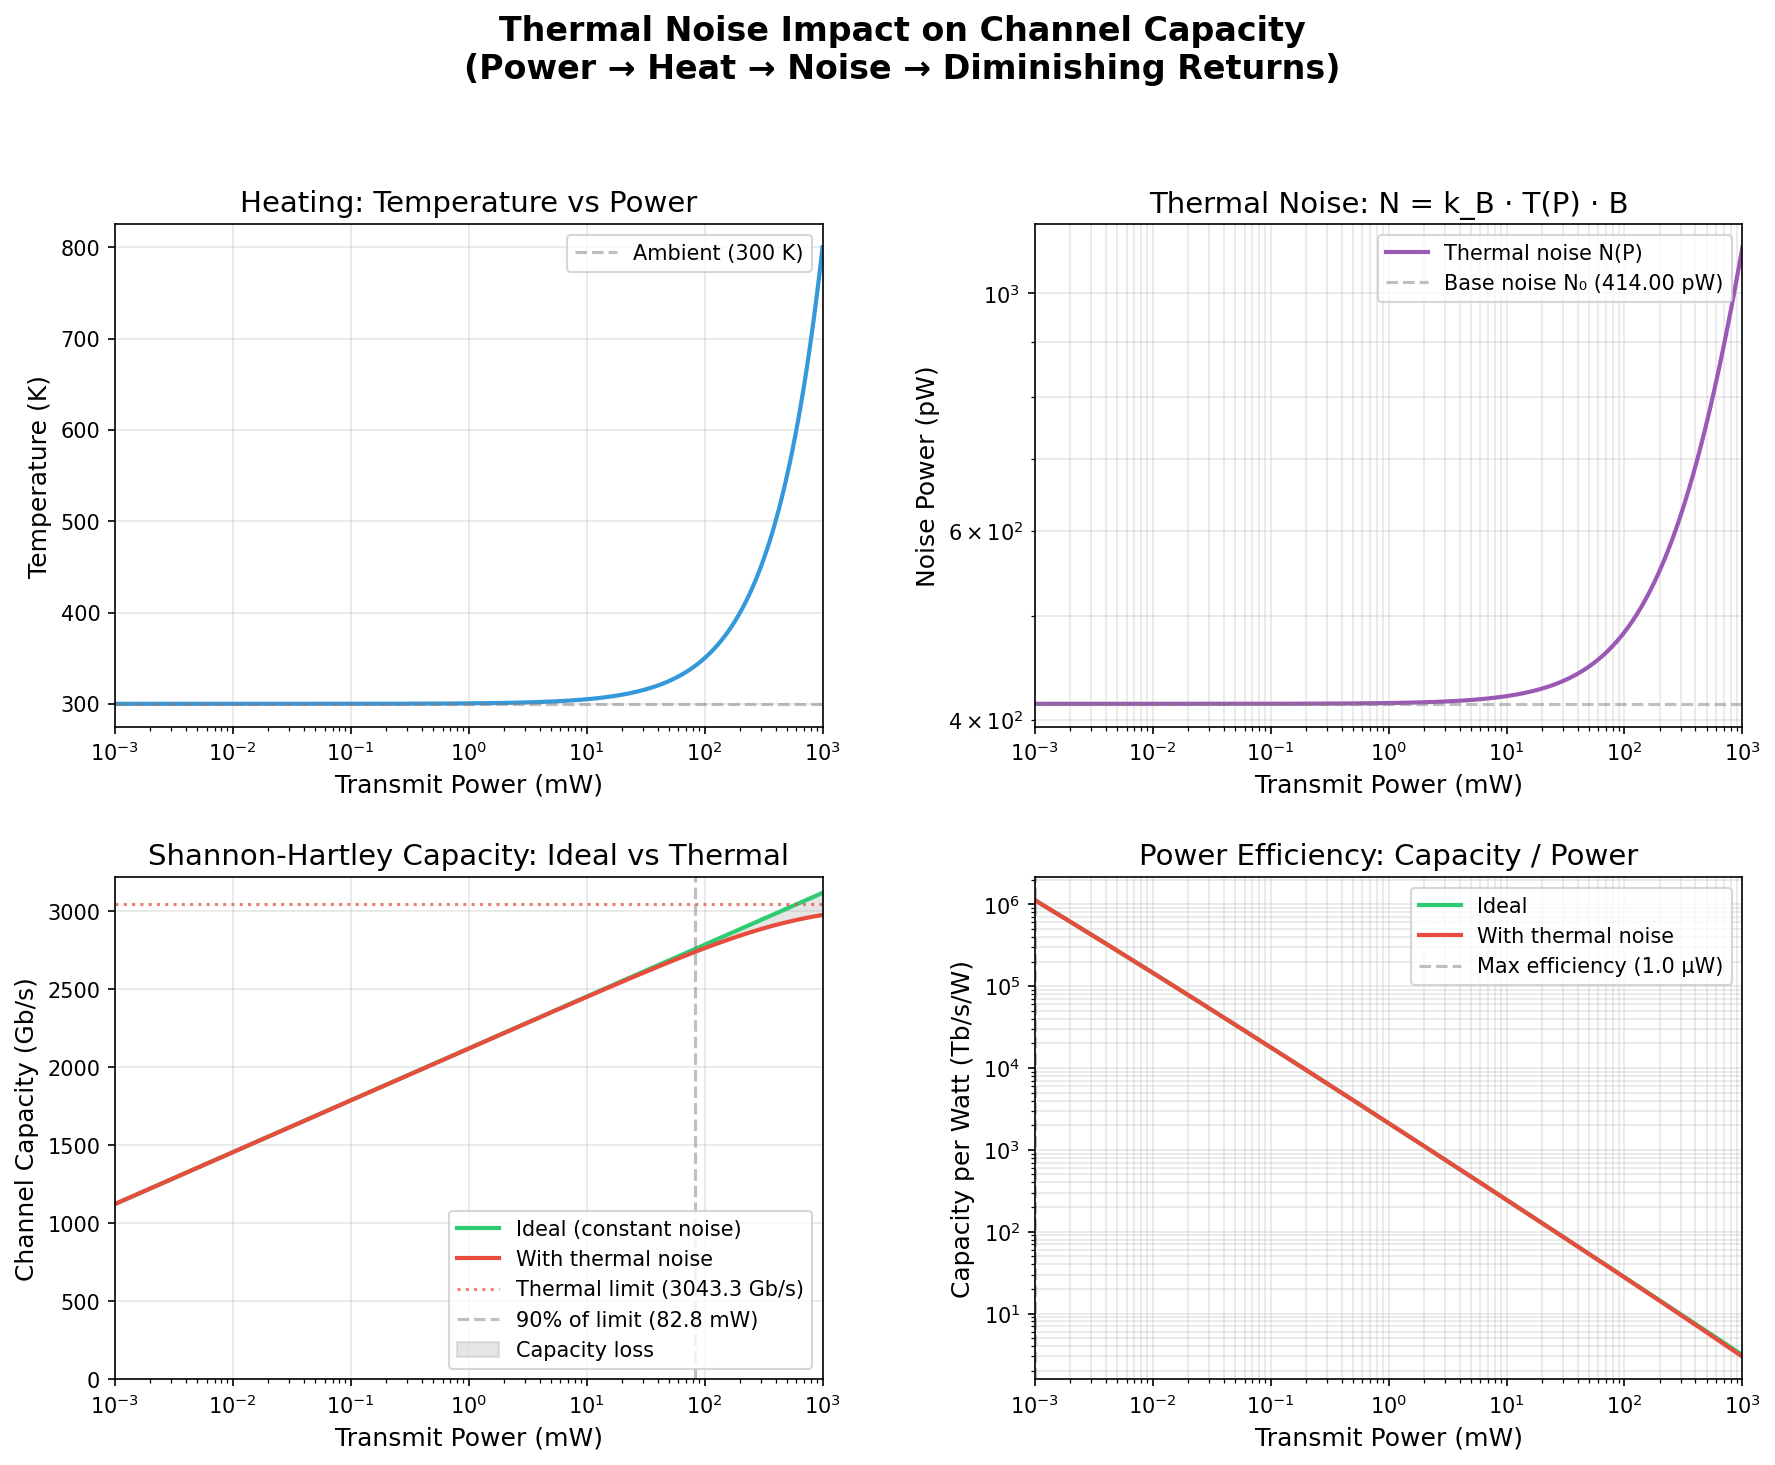

Write the Python code that produced this figure.
"""
Thermal Noise vs Power: Capacity Analysis
==========================================
Visualizes how increased transmit power leads to heating,
which increases thermal noise, creating diminishing returns
(and eventually capacity degradation) at high power levels.

Physics:
- Johnson-Nyquist noise: N = k_B * T * B
- Heating from absorption: T = T0 + η * P_absorbed
- P_absorbed = α * P_transmit (absorption coefficient)
- Combined: N(P) = k_B * (T0 + η*α*P) * B = N0 + β*P

Shannon-Hartley with power-dependent noise:
  C = B * log2(1 + P / N(P))
  C = B * log2(1 + P / (N0 + β*P))

At high P, this saturates to: C → B * log2(1 + 1/β)
"""

import numpy as np
import matplotlib.pyplot as plt
from matplotlib.gridspec import GridSpec

# -------------------------
# Physical constants
# -------------------------
k_B = 1.38e-23      # Boltzmann constant (J/K)
T0 = 300            # Ambient temperature (K)
B = 100e9           # Bandwidth (Hz) - 100 GHz for optical

# -------------------------
# Model parameters
# -------------------------
# Absorption: fraction of power converted to heat
alpha = 0.10        # 10% absorption (lossy waveguide or intentionally absorbing)

# Thermal resistance: K per Watt of absorbed power
# (how much temperature rises per watt of heat)
R_th = 5000         # K/W (poor heat sinking - small device, no substrate cooling)

# Derived: temperature coefficient
# T = T0 + R_th * alpha * P = T0 + eta * P
eta = R_th * alpha  # K/W of transmit power

# Base noise power
N0 = k_B * T0 * B   # Watts

# Thermal noise coefficient: β = k_B * η * B
beta = k_B * eta * B

print("=== Thermal Noise Model Parameters ===")
print(f"Ambient temperature: {T0} K")
print(f"Bandwidth: {B/1e9:.1f} GHz")
print(f"Absorption coefficient: {alpha*100:.1f}%")
print(f"Thermal resistance: {R_th} K/W")
print(f"Base noise power N0: {N0*1e12:.3f} pW")
print(f"Noise coefficient β: {beta:.3e} W/W")
print()

# -------------------------
# Power sweep
# -------------------------
P = np.logspace(-6, 0, 500)  # 1 µW to 1 W

# Temperature vs power
T = T0 + eta * P

# Noise power vs power (Johnson-Nyquist)
N = k_B * T * B  # = N0 + beta * P

# SNR
SNR = P / N

# Capacity: standard (constant noise)
C_standard = B * np.log2(1 + P / N0)

# Capacity: with thermal noise increase
C_thermal = B * np.log2(1 + P / N)

# Theoretical limit as P → ∞
C_limit = B * np.log2(1 + 1/beta) if beta > 0 else np.inf

# Find optimal power (where dC/dP ≈ 0 for thermal case)
# Derivative: dC/dP = B/ln(2) * d/dP[ln(1 + P/(N0+βP))]
# Setting to zero and solving... actually it's monotonic but saturates
# Let's find where we get 90% of the limit
idx_90 = np.argmin(np.abs(C_thermal - 0.9 * C_limit))
P_90 = P[idx_90]

print(f"=== Results ===")
print(f"Capacity limit (P→∞): {C_limit/1e9:.2f} Gb/s")
print(f"Power for 90% of limit: {P_90*1e3:.2f} mW")
print(f"At 1 mW: C_standard = {np.interp(1e-3, P, C_standard)/1e9:.2f} Gb/s, C_thermal = {np.interp(1e-3, P, C_thermal)/1e9:.2f} Gb/s")
print(f"At 100 mW: C_standard = {np.interp(0.1, P, C_standard)/1e9:.2f} Gb/s, C_thermal = {np.interp(0.1, P, C_thermal)/1e9:.2f} Gb/s")

# -------------------------
# Plotting
# -------------------------
fig = plt.figure(figsize=(14, 10))
gs = GridSpec(2, 2, figure=fig, hspace=0.3, wspace=0.3)

# Color scheme
c_standard = '#2ecc71'  # green
c_thermal = '#e74c3c'   # red
c_temp = '#3498db'      # blue
c_noise = '#9b59b6'     # purple

# --- Plot 1: Temperature vs Power ---
ax1 = fig.add_subplot(gs[0, 0])
ax1.semilogx(P * 1e3, T, color=c_temp, linewidth=2)
ax1.axhline(T0, color='gray', linestyle='--', alpha=0.5, label=f'Ambient ({T0} K)')
ax1.set_xlabel('Transmit Power (mW)', fontsize=12)
ax1.set_ylabel('Temperature (K)', fontsize=12)
ax1.set_title('Heating: Temperature vs Power', fontsize=14)
ax1.grid(True, alpha=0.3)
ax1.legend()
ax1.set_xlim(P[0]*1e3, P[-1]*1e3)

# --- Plot 2: Noise Power vs Power ---
ax2 = fig.add_subplot(gs[0, 1])
ax2.loglog(P * 1e3, N * 1e12, color=c_noise, linewidth=2, label='Thermal noise N(P)')
ax2.axhline(N0 * 1e12, color='gray', linestyle='--', alpha=0.5, label=f'Base noise N₀ ({N0*1e12:.2f} pW)')
ax2.set_xlabel('Transmit Power (mW)', fontsize=12)
ax2.set_ylabel('Noise Power (pW)', fontsize=12)
ax2.set_title('Thermal Noise: N = k_B · T(P) · B', fontsize=14)
ax2.grid(True, alpha=0.3, which='both')
ax2.legend()
ax2.set_xlim(P[0]*1e3, P[-1]*1e3)

# --- Plot 3: Capacity vs Power (main result) ---
ax3 = fig.add_subplot(gs[1, 0])
ax3.semilogx(P * 1e3, C_standard / 1e9, color=c_standard, linewidth=2, label='Ideal (constant noise)')
ax3.semilogx(P * 1e3, C_thermal / 1e9, color=c_thermal, linewidth=2, label='With thermal noise')
ax3.axhline(C_limit / 1e9, color=c_thermal, linestyle=':', alpha=0.7, label=f'Thermal limit ({C_limit/1e9:.1f} Gb/s)')
ax3.axvline(P_90 * 1e3, color='gray', linestyle='--', alpha=0.5, label=f'90% of limit ({P_90*1e3:.1f} mW)')

ax3.fill_between(P * 1e3, C_thermal / 1e9, C_standard / 1e9, alpha=0.2, color='gray', label='Capacity loss')
ax3.set_xlabel('Transmit Power (mW)', fontsize=12)
ax3.set_ylabel('Channel Capacity (Gb/s)', fontsize=12)
ax3.set_title('Shannon-Hartley Capacity: Ideal vs Thermal', fontsize=14)
ax3.grid(True, alpha=0.3)
ax3.legend(loc='lower right')
ax3.set_xlim(P[0]*1e3, P[-1]*1e3)
ax3.set_ylim(0, None)

# --- Plot 4: Capacity per Watt (efficiency) ---
ax4 = fig.add_subplot(gs[1, 1])
efficiency_standard = C_standard / P  # bits/s per Watt = bits/Joule
efficiency_thermal = C_thermal / P

ax4.loglog(P * 1e3, efficiency_standard / 1e12, color=c_standard, linewidth=2, label='Ideal')
ax4.loglog(P * 1e3, efficiency_thermal / 1e12, color=c_thermal, linewidth=2, label='With thermal noise')

# Find max efficiency point for thermal case
idx_max_eff = np.argmax(efficiency_thermal)
P_max_eff = P[idx_max_eff]
ax4.axvline(P_max_eff * 1e3, color='gray', linestyle='--', alpha=0.5, 
            label=f'Max efficiency ({P_max_eff*1e6:.1f} µW)')

ax4.set_xlabel('Transmit Power (mW)', fontsize=12)
ax4.set_ylabel('Capacity per Watt (Tb/s/W)', fontsize=12)
ax4.set_title('Power Efficiency: Capacity / Power', fontsize=14)
ax4.grid(True, alpha=0.3, which='both')
ax4.legend()
ax4.set_xlim(P[0]*1e3, P[-1]*1e3)

plt.suptitle('Thermal Noise Impact on Channel Capacity\n(Power → Heat → Noise → Diminishing Returns)', 
             fontsize=16, fontweight='bold', y=1.02)

plt.tight_layout()
plt.savefig('thermal_noise_capacity.png', dpi=150, bbox_inches='tight')
print(f"\nSaved: thermal_noise_capacity.png")
plt.close()

# -------------------------
# Bonus: Animated-style multi-curve plot
# -------------------------
fig2, ax = plt.subplots(figsize=(10, 7))

# Different thermal resistances (heat sinking quality)
R_th_values = [500, 2000, 5000, 20000, 50000]  # K/W
colors = plt.cm.Reds(np.linspace(0.3, 0.9, len(R_th_values)))

for R_th_i, color in zip(R_th_values, colors):
    eta_i = R_th_i * alpha
    beta_i = k_B * eta_i * B
    N_i = N0 + beta_i * P
    C_i = B * np.log2(1 + P / N_i)
    C_lim_i = B * np.log2(1 + 1/beta_i) if beta_i > 0 else np.inf
    ax.semilogx(P * 1e3, C_i / 1e9, color=color, linewidth=2, 
                label=f'R_th = {R_th_i} K/W (limit: {C_lim_i/1e9:.0f} Gb/s)')

# Ideal case
ax.semilogx(P * 1e3, C_standard / 1e9, 'g--', linewidth=2, label='Ideal (no heating)')

ax.set_xlabel('Transmit Power (mW)', fontsize=12)
ax.set_ylabel('Channel Capacity (Gb/s)', fontsize=12)
ax.set_title('Impact of Heat Sinking on Capacity\n(Lower R_th = Better Cooling)', fontsize=14)
ax.grid(True, alpha=0.3)
ax.legend(loc='lower right')
ax.set_xlim(P[0]*1e3, P[-1]*1e3)
ax.set_ylim(0, None)

plt.tight_layout()
plt.savefig('thermal_heatsink_comparison.png', dpi=150, bbox_inches='tight')
print(f"Saved: thermal_heatsink_comparison.png")
plt.close()
